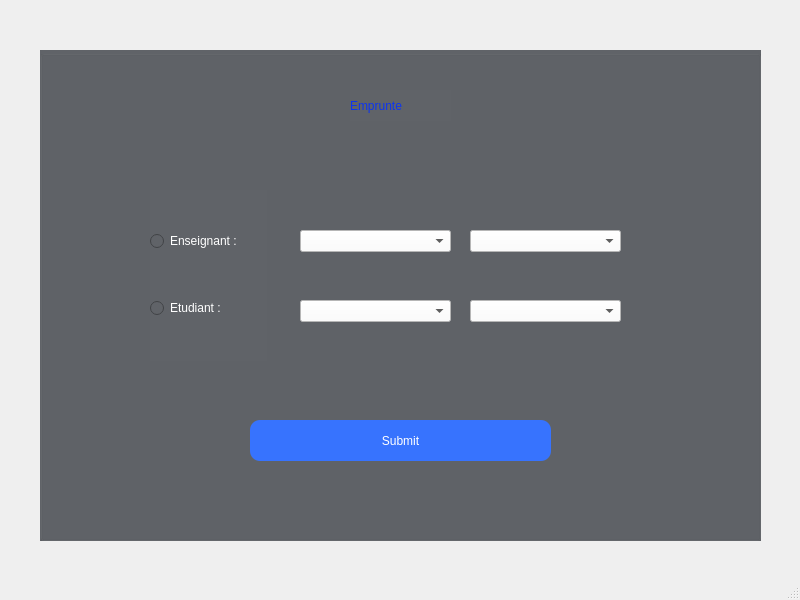
<?xml version="1.0" encoding="UTF-8"?>
<ui version="4.0">
 <class>AddEmprunte</class>
 <widget class="QMainWindow" name="AddEmprunte">
  <property name="geometry">
   <rect>
    <x>0</x>
    <y>0</y>
    <width>800</width>
    <height>600</height>
   </rect>
  </property>
  <property name="windowTitle">
   <string>MainWindow</string>
  </property>
  <widget class="QWidget" name="centralwidget">
   <widget class="QGroupBox" name="groupBox">
    <property name="geometry">
     <rect>
      <x>40</x>
      <y>50</y>
      <width>721</width>
      <height>491</height>
     </rect>
    </property>
    <property name="layoutDirection">
     <enum>Qt::LeftToRight</enum>
    </property>
    <property name="styleSheet">
     <string notr="true">background-color:#606368;

</string>
    </property>
    <property name="title">
     <string/>
    </property>
    <widget class="QPushButton" name="pushButton">
     <property name="geometry">
      <rect>
       <x>210</x>
       <y>370</y>
       <width>301</width>
       <height>41</height>
      </rect>
     </property>
     <property name="styleSheet">
      <string notr="true">QPushButton{
background-color:#3773FE;
color:white;
font: 75 12pt &quot;Arial&quot;;
border-radius:10px;
}

QPushButton:hover:!pressed
{
  border: 1px solid black;
}</string>
     </property>
     <property name="text">
      <string>Submit</string>
     </property>
    </widget>
    <widget class="QLabel" name="label">
     <property name="geometry">
      <rect>
       <x>310</x>
       <y>40</y>
       <width>101</width>
       <height>31</height>
      </rect>
     </property>
     <property name="layoutDirection">
      <enum>Qt::LeftToRight</enum>
     </property>
     <property name="styleSheet">
      <string notr="true">color:#0C34F0;
font: 75 16pt bold &quot;Arial Nova&quot;;</string>
     </property>
     <property name="text">
      <string>Emprunte</string>
     </property>
    </widget>
    <widget class="QWidget" name="layoutWidget">
     <property name="geometry">
      <rect>
       <x>110</x>
       <y>140</y>
       <width>117</width>
       <height>171</height>
      </rect>
     </property>
     <layout class="QVBoxLayout" name="verticalLayout">
      <item>
       <widget class="QRadioButton" name="radioButton1">
        <property name="styleSheet">
         <string notr="true">color: rgb(255, 255, 255);
font: 75 12pt &quot;Arial&quot;;
</string>
        </property>
        <property name="text">
         <string>Enseignant : </string>
        </property>
       </widget>
      </item>
      <item>
       <widget class="QRadioButton" name="radioButton2">
        <property name="styleSheet">
         <string notr="true">color: rgb(255, 255, 255);
font: 75 12pt &quot;Arial&quot;;
</string>
        </property>
        <property name="text">
         <string>Etudiant : </string>
        </property>
       </widget>
      </item>
     </layout>
    </widget>
    <widget class="QComboBox" name="comboBox1">
     <property name="geometry">
      <rect>
       <x>260</x>
       <y>180</y>
       <width>151</width>
       <height>22</height>
      </rect>
     </property>
     <property name="styleSheet">
      <string notr="true">background-color:white;
color:black;</string>
     </property>
    </widget>
    <widget class="QComboBox" name="comboBox2">
     <property name="geometry">
      <rect>
       <x>430</x>
       <y>180</y>
       <width>151</width>
       <height>22</height>
      </rect>
     </property>
     <property name="styleSheet">
      <string notr="true">background-color:white;
color:black;</string>
     </property>
    </widget>
    <widget class="QComboBox" name="comboBox3">
     <property name="geometry">
      <rect>
       <x>260</x>
       <y>250</y>
       <width>151</width>
       <height>22</height>
      </rect>
     </property>
     <property name="styleSheet">
      <string notr="true">background-color:white;
color:black;</string>
     </property>
    </widget>
    <widget class="QComboBox" name="comboBox4">
     <property name="geometry">
      <rect>
       <x>430</x>
       <y>250</y>
       <width>151</width>
       <height>22</height>
      </rect>
     </property>
     <property name="styleSheet">
      <string notr="true">background-color:white;
color:black;</string>
     </property>
    </widget>
   </widget>
  </widget>
  <widget class="QMenuBar" name="menubar">
   <property name="geometry">
    <rect>
     <x>0</x>
     <y>0</y>
     <width>800</width>
     <height>20</height>
    </rect>
   </property>
  </widget>
  <widget class="QStatusBar" name="statusbar"/>
 </widget>
 <resources/>
 <connections/>
</ui>
